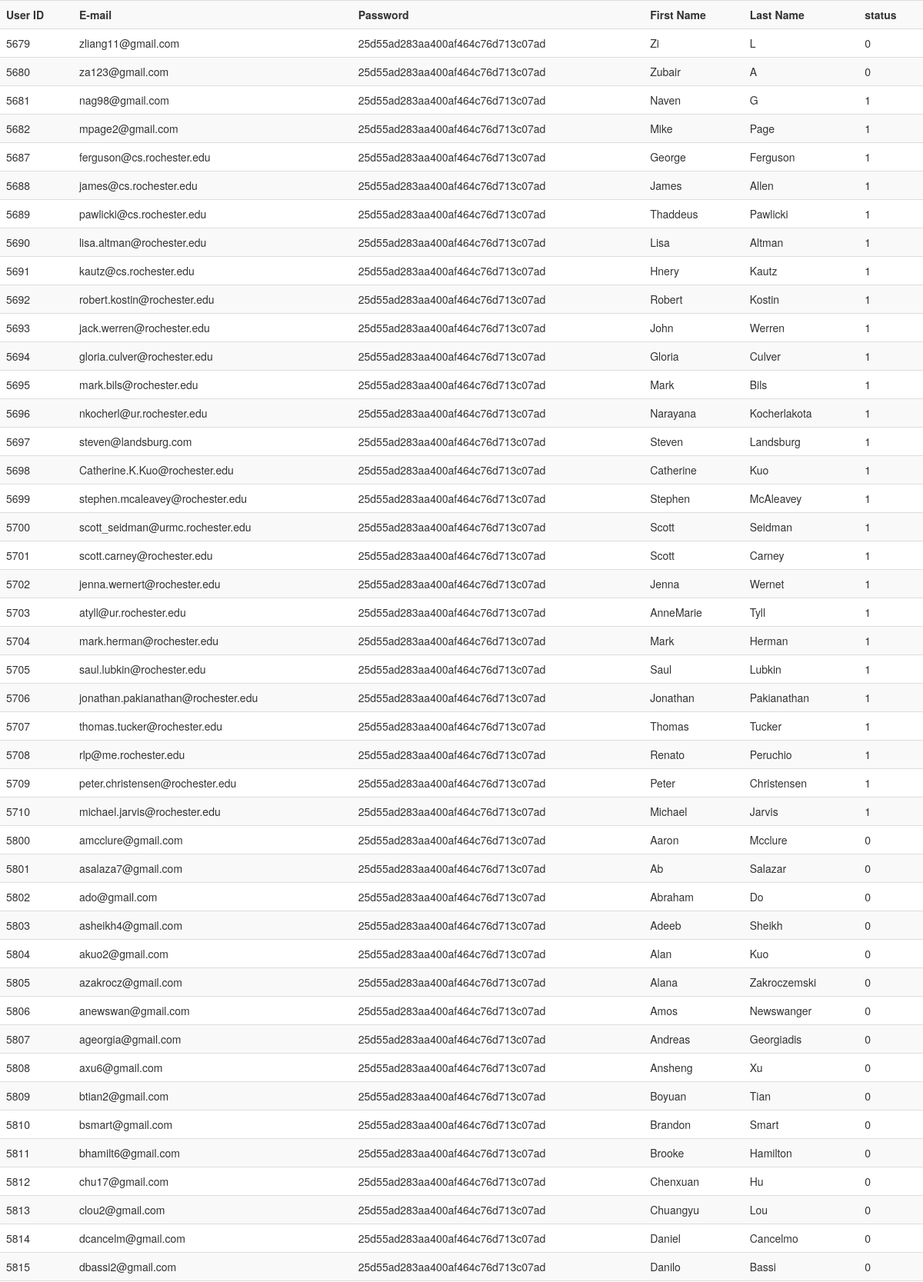
Screenshot of /milestone3/TaskD/show_user.php (upper part) with the database file from the repository.
### tables this page shows
CREATE TABLE IF NOT EXISTS `users` (
  `userID` int(11) NOT NULL,
  `email` varchar(50) NOT NULL,
  `password` varchar(50) NOT NULL,
  `firstName` varchar(25) NOT NULL,
  `lastName` varchar(25) NOT NULL,
  `status` int(1) NOT NULL,
  PRIMARY KEY (`userID`)
);

### milestone3/TaskD/show_user.php (the view, shortened to what this page needs)
<!DOCTYPE html>
<html>
<head>
    <link rel="stylesheet" href="https://maxcdn.bootstrapcdn.com/bootstrap/3.3.7/css/bootstrap.min.css">
    <link rel="stylesheet" href="https://maxcdn.bootstrapcdn.com/bootstrap/3.3.7/css/bootstrap-theme.min.css">
</head>
<body>
<?php
require_once('setupdb.php');
$sql = "SELECT * FROM Users;";
$result = mysqli_query($conn, $sql);
if ($result->num_rows > 0){
?>
<table class="table table-striped">
    <tr>
        <th>User ID</th>
        <th>E-mail</th>
        <th>Password</th>
        <th>First Name</th>
        <th>Last Name</th>
        <th>status</th>
    </tr>
    <?php
    while ($row= mysqli_fetch_assoc($result)) {
        ?>
        <tr>
            <td><?php echo $row['userID'] ?></td>
            <td><?php echo $row['email'] ?></td>
            <td><?php echo $row['password'] ?></td>
            <td><?php echo $row['firstName'] ?></td>
            <td><?php echo $row['lastName'] ?></td>
            <td><?php echo $row['status'] ?></td>        </tr>
        <?php
    }
    }else {
        echo "<p>Item not found.</p>";
    }
?>
</table>
</body>
</html>

### rows the page displays
users: userID "5679", email "zliang11@gmail.com", password "25d55ad283aa400af464c76d713c07ad", firstName "Zi", lastName "L", status "0"
users: userID "5680", email "za123@gmail.com", password "25d55ad283aa400af464c76d713c07ad", firstName "Zubair", lastName "A", status "0"
users: userID "5681", email "nag98@gmail.com", password "25d55ad283aa400af464c76d713c07ad", firstName "Naven", lastName "G", status "1"
users: userID "5682", email "mpage2@gmail.com", password "25d55ad283aa400af464c76d713c07ad", firstName "Mike", lastName "Page", status "1"
users: userID "5687", email "ferguson@cs.rochester.edu", password "25d55ad283aa400af464c76d713c07ad", firstName "George", lastName "Ferguson", status "1"
users: userID "5688", email "james@cs.rochester.edu", password "25d55ad283aa400af464c76d713c07ad", firstName "James", lastName "Allen", status "1"
users: userID "5689", email "pawlicki@cs.rochester.edu", password "25d55ad283aa400af464c76d713c07ad", firstName "Thaddeus", lastName "Pawlicki", status "1"
users: userID "5690", email "lisa.altman@rochester.edu", password "25d55ad283aa400af464c76d713c07ad", firstName "Lisa", lastName "Altman", status "1"
users: userID "5691", email "kautz@cs.rochester.edu", password "25d55ad283aa400af464c76d713c07ad", firstName "Hnery", lastName "Kautz", status "1"
users: userID "5692", email "robert.kostin@rochester.edu", password "25d55ad283aa400af464c76d713c07ad", firstName "Robert", lastName "Kostin", status "1"
users: userID "5693", email "jack.werren@rochester.edu", password "25d55ad283aa400af464c76d713c07ad", firstName "John", lastName "Werren", status "1"
users: userID "5694", email "gloria.culver@rochester.edu", password "25d55ad283aa400af464c76d713c07ad", firstName "Gloria", lastName "Culver", status "1"
users: userID "5695", email "mark.bils@rochester.edu", password "25d55ad283aa400af464c76d713c07ad", firstName "Mark", lastName "Bils", status "1"
users: userID "5696", email "nkocherl@ur.rochester.edu", password "25d55ad283aa400af464c76d713c07ad", firstName "Narayana", lastName "Kocherlakota", status "1"
users: userID "5697", email "steven@landsburg.com", password "25d55ad283aa400af464c76d713c07ad", firstName "Steven", lastName "Landsburg", status "1"
users: userID "5698", email "Catherine.K.Kuo@rochester.edu", password "25d55ad283aa400af464c76d713c07ad", firstName "Catherine", lastName "Kuo", status "1"
users: userID "5699", email "stephen.mcaleavey@rochester.edu", password "25d55ad283aa400af464c76d713c07ad", firstName "Stephen", lastName "McAleavey", status "1"
users: userID "5700", email "scott_seidman@urmc.rochester.edu", password "25d55ad283aa400af464c76d713c07ad", firstName "Scott", lastName "Seidman", status "1"
users: userID "5701", email "scott.carney@rochester.edu", password "25d55ad283aa400af464c76d713c07ad", firstName "Scott", lastName "Carney", status "1"
users: userID "5702", email "jenna.wernert@rochester.edu", password "25d55ad283aa400af464c76d713c07ad", firstName "Jenna", lastName "Wernet", status "1"
users: userID "5703", email "atyll@ur.rochester.edu", password "25d55ad283aa400af464c76d713c07ad", firstName "AnneMarie", lastName "Tyll", status "1"
users: userID "5704", email "mark.herman@rochester.edu", password "25d55ad283aa400af464c76d713c07ad", firstName "Mark", lastName "Herman", status "1"
users: userID "5705", email "saul.lubkin@rochester.edu", password "25d55ad283aa400af464c76d713c07ad", firstName "Saul", lastName "Lubkin", status "1"
users: userID "5706", email "jonathan.pakianathan@rochester.edu", password "25d55ad283aa400af464c76d713c07ad", firstName "Jonathan", lastName "Pakianathan", status "1"
users: userID "5707", email "thomas.tucker@rochester.edu", password "25d55ad283aa400af464c76d713c07ad", firstName "Thomas", lastName "Tucker", status "1"
users: userID "5708", email "rlp@me.rochester.edu", password "25d55ad283aa400af464c76d713c07ad", firstName "Renato", lastName "Peruchio", status "1"
users: userID "5709", email "peter.christensen@rochester.edu", password "25d55ad283aa400af464c76d713c07ad", firstName "Peter", lastName "Christensen", status "1"
users: userID "5710", email "michael.jarvis@rochester.edu", password "25d55ad283aa400af464c76d713c07ad", firstName "Michael", lastName "Jarvis", status "1"
users: userID "5800", email "amcclure@gmail.com", password "25d55ad283aa400af464c76d713c07ad", firstName "Aaron", lastName "Mcclure", status "0"
users: userID "5801", email "asalaza7@gmail.com", password "25d55ad283aa400af464c76d713c07ad", firstName "Ab", lastName "Salazar", status "0"
users: userID "5802", email "ado@gmail.com", password "25d55ad283aa400af464c76d713c07ad", firstName "Abraham", lastName "Do", status "0"
users: userID "5803", email "asheikh4@gmail.com", password "25d55ad283aa400af464c76d713c07ad", firstName "Adeeb", lastName "Sheikh", status "0"
users: userID "5804", email "akuo2@gmail.com", password "25d55ad283aa400af464c76d713c07ad", firstName "Alan", lastName "Kuo", status "0"
users: userID "5805", email "azakrocz@gmail.com", password "25d55ad283aa400af464c76d713c07ad", firstName "Alana", lastName "Zakroczemski", status "0"
users: userID "5806", email "anewswan@gmail.com", password "25d55ad283aa400af464c76d713c07ad", firstName "Amos", lastName "Newswanger", status "0"
users: userID "5807", email "ageorgia@gmail.com", password "25d55ad283aa400af464c76d713c07ad", firstName "Andreas", lastName "Georgiadis", status "0"
users: userID "5808", email "axu6@gmail.com", password "25d55ad283aa400af464c76d713c07ad", firstName "Ansheng", lastName "Xu", status "0"
users: userID "5809", email "btian2@gmail.com", password "25d55ad283aa400af464c76d713c07ad", firstName "Boyuan", lastName "Tian", status "0"
users: userID "5810", email "bsmart@gmail.com", password "25d55ad283aa400af464c76d713c07ad", firstName "Brandon", lastName "Smart", status "0"
users: userID "5811", email "bhamilt6@gmail.com", password "25d55ad283aa400af464c76d713c07ad", firstName "Brooke", lastName "Hamilton", status "0"
users: userID "5812", email "chu17@gmail.com", password "25d55ad283aa400af464c76d713c07ad", firstName "Chenxuan", lastName "Hu", status "0"
users: userID "5813", email "clou2@gmail.com", password "25d55ad283aa400af464c76d713c07ad", firstName "Chuangyu", lastName "Lou", status "0"
users: userID "5814", email "dcancelm@gmail.com", password "25d55ad283aa400af464c76d713c07ad", firstName "Daniel", lastName "Cancelmo", status "0"
users: userID "5815", email "dbassi2@gmail.com", password "25d55ad283aa400af464c76d713c07ad", firstName "Danilo", lastName "Bassi", status "0"
